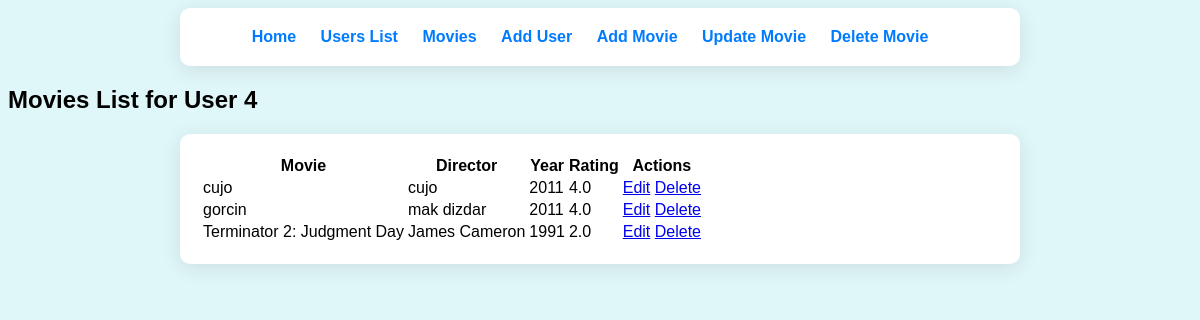
The app's page /user/4/movies with its own data.
### modelsDB.py (models this page shows)
class Movie(db.Model):
    id = db.Column(db.Integer, primary_key=True)
    name = db.Column(db.String(100), nullable=False)
    director = db.Column(db.String(100), nullable=False)
    year = db.Column(db.Integer, nullable=False)
    rating = db.Column(db.Float, nullable=False)
    user_id = db.Column(db.Integer, db.ForeignKey('user.id'), nullable=False)

### app.py (the view)
    @app.route('/user/<int:user_id>/movies')
    def user_movies(user_id):
        movies = data_manager.get_user_movies(user_id)
        return render_template('movies.html', movies=movies, user_id=user_id)

### datamanager/sqlite_data_manager.py (called while the page is built)
    def get_user_movies(self, user_id):
        with current_app.app_context():
            user = User.query.get(user_id)
            return user.movies if user else []

### templates/movies.html (shortened to what this page needs)
<!DOCTYPE html>
<html lang="en">
<head>
    <link rel="stylesheet" href="{{ url_for('static', filename='styles.css') }}">
</head>
<body>
    <div class="nav-container">
            <nav>
                <ul class="nav-list">
                    <li><a href="{{ url_for('home') }}">Home</a></li>
                    <li><a href="{{ url_for('list_users') }}">Users List</a></li>
                    <li><a href="{{ url_for('user_movies', user_id=1) }}">Movies</a></li>
                    <li><a href="{{ url_for('add_user') }}">Add User</a></li>
                    <li><a href="{{ url_for('add_movie', user_id=1) }}">Add Movie</a></li>
                    <li><a href="{{ url_for('update_movie', user_id=1, movie_id=1) }}">Update Movie</a></li>
                    <li><a href="{{ url_for('delete_movie', user_id=1, movie_id=1) }}">Delete Movie</a></li>
                </ul>
            </nav>
        </div>
    <h2>Movies List for User {{ user_id }}</h2>
<div class="nav-container">
    <table class="user-table">
        <thead>
            <tr>
                <th>Movie</th>
                <th>Director</th>
                <th>Year</th>
                <th>Rating</th>
                <th>Actions</th>
            </tr>
        </thead>
        <tbody>
            {% for movie in movies %}
                <tr>
                    <td>{{ movie.name }}</td>
                    <td>{{ movie.director }}</td>
                    <td>{{ movie.year }}</td>
                    <td>{{ movie.rating }}</td>
                    <td>
                        <a href="{{ url_for('update_movie', user_id=user_id, movie_id=movie.id) }}">Edit</a>
                        <a href="{{ url_for('delete_movie', user_id=user_id, movie_id=movie.id) }}">Delete</a>
                    </td>
                </tr>
            {% endfor %}
        </tbody>
    </table>
</div>
</body>
</html>

### static/styles.css (style rules this page uses)
body { font-family: Arial, sans-serif; background-color: #e0f7fa; }
.nav-container { background-color: #fff; padding: 20px; border-radius: 10px; box-shadow: 0 4px 20px rgba(0, 0, 0, 0.1); max-width: 800px; margin: 0 auto; transition: transform 0.3s; }
.nav-list { list-style-type: none; padding: 0; margin: 0; text-align: center; }
.nav-list li { display: inline; margin-right: 20px; }
.nav-list li a { text-decoration: none; color: #007BFF; font-weight: bold; }

### records on screen
Movie: name "cujo", director "cujo", year "2011", rating "4.0"
Movie: name "gorcin", director "mak dizdar", year "2011", rating "4.0"
Movie: name "Terminator 2: Judgment Day", director "James Cameron", year "1991", rating "2.0"

### other values on screen
{{ user_id }} "4"
